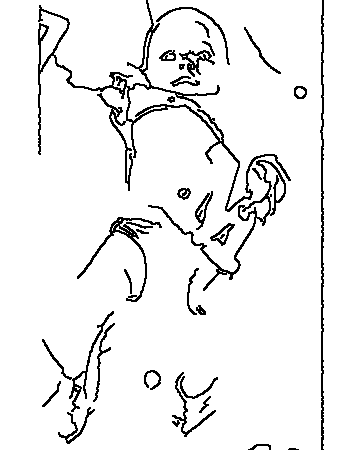
#> input picture tools/traced/level1_strong.png, 360 x 450 px
$ python photo_to_svg.py traced/level1_strong.png
#> lines starting #> are read from the running program, lines starting #| are printed output that depends on the picture; after the words box and inside, x2 and y2 are one past the last pixel; in counts of white or black regions, pixels touching at a corner belong together
"""
Convert a photo to a pencil-sketch SVG using OpenCV edge detection + vtracer.
Generates multiple versions with different detail levels for comparison.
"""
import cv2
import numpy as np
import vtracer
import sys
import os

def load_and_resize(path, width=360, height=450):
    """Load image, resize to fit SVG canvas maintaining aspect ratio, pad if needed."""
#> called with path = 'traced/level1_strong.png', width = 360, height = 450
    img = cv2.imread(path)
#> img is the input picture: shape (450, 360, 3); 93.6% white; black in thin lines or dots, all inside (x1, y1, x2, y2) = (38, 0, 324, 450)
    if img is None:
        raise FileNotFoundError(f"Cannot load: {path}")

    h, w = img.shape[:2]
#> h = 450; w = 360
    target_ratio = width / height
    img_ratio = w / h
#> img_ratio = 0.8

    if img_ratio > target_ratio:
        # Image is wider — fit to width, pad top/bottom
        new_w = width
        new_h = int(width / img_ratio)
    else:
        # Image is taller — fit to height, pad left/right
        new_h = height
        new_w = int(height * img_ratio)
#> new_w = 360

    resized = cv2.resize(img, (new_w, new_h), interpolation=cv2.INTER_AREA)

    # Center on white canvas
    canvas = np.ones((height, width, 3), dtype=np.uint8) * 255
    y_off = (height - new_h) // 2
    x_off = (width - new_w) // 2
#> x_off = 0
    canvas[y_off:y_off+new_h, x_off:x_off+new_w] = resized

    return canvas

def sketch_adaptive(img, block_size=11, C=4):
    """Adaptive threshold on grayscale — good for line art."""
#> called with block_size = 11, C = 3
    gray = cv2.cvtColor(img, cv2.COLOR_BGR2GRAY)
    # Light blur to reduce noise
    gray = cv2.GaussianBlur(gray, (3, 3), 0)
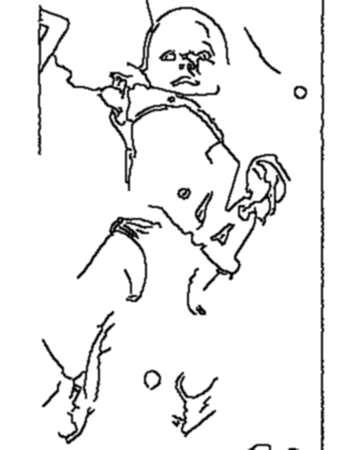
#> gray: shape (450, 360); min 0, max 255, mean 238.6
    # Adaptive threshold: white lines on black bg
    thresh = cv2.adaptiveThreshold(gray, 255, cv2.ADAPTIVE_THRESH_GAUSSIAN_C,
                                    cv2.THRESH_BINARY, block_size, C)
    return thresh

def sketch_canny(img, low=30, high=100):
    """Canny edge detection — clean contour lines."""
#> called with low = 30, high = 90
    gray = cv2.cvtColor(img, cv2.COLOR_BGR2GRAY)
    gray = cv2.GaussianBlur(gray, (5, 5), 0)
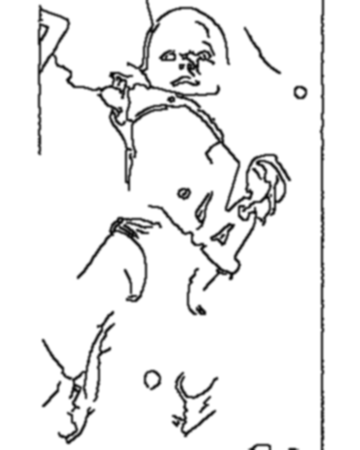
#> gray: shape (450, 360); min 5, max 255, mean 238.6
    edges = cv2.Canny(gray, low, high)
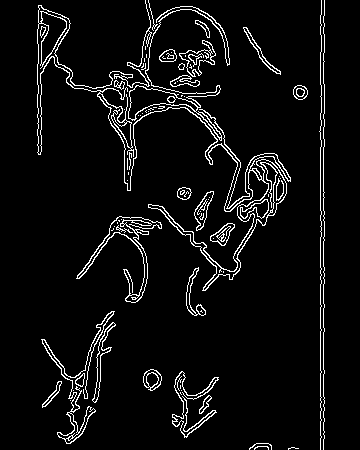
#> edges: shape (450, 360); 5.6% white in thin lines or dots, all inside (x1, y1, x2, y2) = (37, 0, 325, 450)
    # Invert: black lines on white bg
    result = 255 - edges
    # Dilate slightly to thicken lines
    kernel = np.ones((2, 2), np.uint8)
    result = cv2.erode(result, kernel, iterations=1)
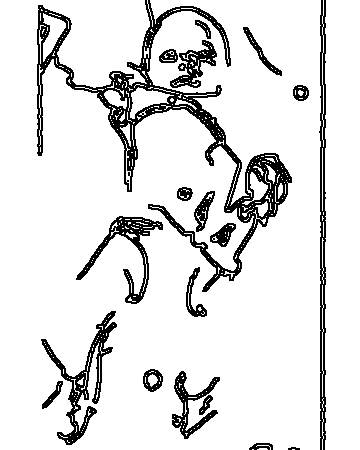
#> result: shape (450, 360); 88.3% white; black in thin lines or dots, all inside (x1, y1, x2, y2) = (37, 0, 326, 450)
    return result

def sketch_pencil(img):
    """OpenCV pencil sketch effect."""
    gray = cv2.cvtColor(img, cv2.COLOR_BGR2GRAY)
    inv = 255 - gray
    blur = cv2.GaussianBlur(inv, (21, 21), 0)
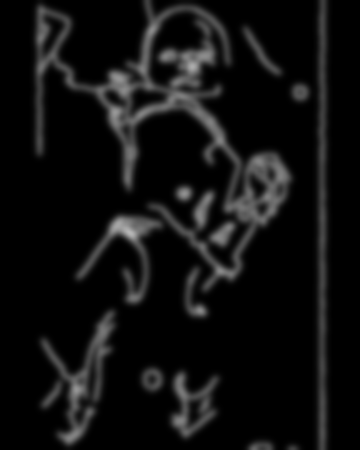
#> blur: shape (450, 360); min 0, max 183, mean 16.4
    sketch = cv2.divide(gray, 255 - blur, scale=256)
    # Threshold to clean up
    _, clean = cv2.threshold(sketch, 220, 255, cv2.THRESH_BINARY)
    return clean

def sketch_combined(img):
    """Combine adaptive threshold + canny for best detail."""
    adapt = sketch_adaptive(img, block_size=13, C=3)
#> in sketch_adaptive (call 2), `thresh = cv2.adaptiveThreshold(gray, 255, cv2.ADAPTIVE_THRESH_GAUSSIAN..`: thresh: shape (450, 360); 92.9% white; black in thin lines or dots, all inside (x1, y1, x2, y2) = (37, 0, 324, 450)
    canny = sketch_canny(img, low=25, high=80)
    # Combine: pixel is white only if BOTH say white (intersection of edges)
    combined = cv2.bitwise_and(adapt, canny)
#> combined: shape (450, 360); 86.5% white; 19 black regions, largest, box (x1, y1, x2, y2) and area: (37, 0, 292, 292) 10524, (319, 0, 326, 450) 2339, (41, 310, 117, 445) 2252
    # Clean up small noise
    kernel = np.ones((2, 2), np.uint8)
    combined = cv2.morphologyEx(combined, cv2.MORPH_CLOSE, kernel)
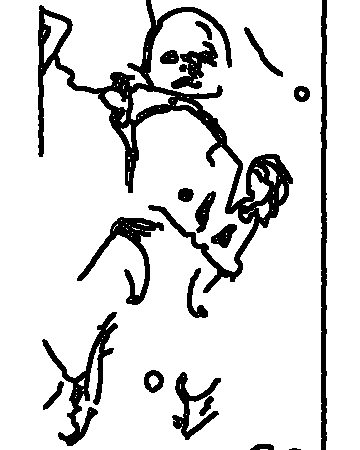
#> combined: shape (450, 360); 86.5% white; 19 black regions (1 under 20 px), largest, box (x1, y1, x2, y2) and area: (38, 0, 293, 293) 10528, (320, 0, 327, 450) 2339, (42, 312, 118, 446) 2249
    return combined

def bitmap_to_svg(bmp_path, svg_path, mode='polygon', filter_speckle=4,
                   color_precision=6, corner_threshold=60, segment_length=3.5,
                   splice_threshold=45):
    """Use vtracer to convert bitmap to SVG."""
    vtracer.convert_image_to_svg_py(
        bmp_path, svg_path,
        colormode='binary',
        hierarchical='stacked',
        mode=mode,
        filter_speckle=filter_speckle,
        color_precision=color_precision,
        corner_threshold=corner_threshold,
        length_threshold=segment_length,
        splice_threshold=splice_threshold,
        path_precision=2
    )

def main():
    photo_path = sys.argv[1] if len(sys.argv) > 1 else "www/img/miguel-bebe.jpeg"
    out_dir = "tools/traced"
    os.makedirs(out_dir, exist_ok=True)

    print(f"Loading {photo_path}...")
    img = load_and_resize(photo_path, 360, 450)
    cv2.imwrite(os.path.join(out_dir, "resized.png"), img)

    # Generate different sketch styles
    sketches = {
        "adaptive": sketch_adaptive(img, block_size=11, C=3),
        "canny": sketch_canny(img, low=30, high=90),
        "pencil": sketch_pencil(img),
        "combined": sketch_combined(img),
        # More detail versions
        "adaptive_detail": sketch_adaptive(img, block_size=7, C=2),
        "canny_detail": sketch_canny(img, low=20, high=60),
    }
#> call 3 of sketch_adaptive, with block_size = 7, C = 2
#> in sketch_adaptive (call 3), `thresh = cv2.adaptiveThreshold(gray, 255, cv2.ADAPTIVE_THRESH_GAUSSIAN..`:
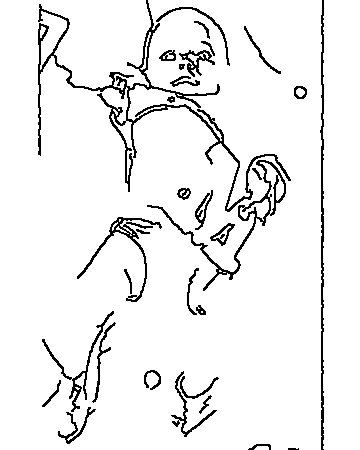
#> thresh: shape (450, 360); 93.6% white; black in thin lines or dots, all inside (x1, y1, x2, y2) = (38, 0, 324, 450)

    for name, sketch in sketches.items():
        bmp_path = os.path.join(out_dir, f"sketch_{name}.png")
        svg_path = os.path.join(out_dir, f"traced_{name}.svg")
        cv2.imwrite(bmp_path, sketch)
        print(f"  Tracing {name}...")
        bitmap_to_svg(bmp_path, svg_path,
                      filter_speckle=4 if 'detail' not in name else 2,
                      segment_length=3.5 if 'detail' not in name else 2.0)

        # Count paths in SVG
        with open(svg_path, 'r') as f:
            content = f.read()
            path_count = content.count('<path')
            print(f"    {name}: {path_count} paths, {len(content)} bytes")
#> this loop made 1 pass
#> name on pass 1: 'adaptive'
#> (printed output is left out)

    print(f"\nAll outputs in {out_dir}/")
    print("Inspect the sketch PNGs and traced SVGs to pick the best one.")

if __name__ == '__main__':
#> (the run stopped early here; a loop or call above may not have finished)

$ run again, on tools/traced/level3_fine.png
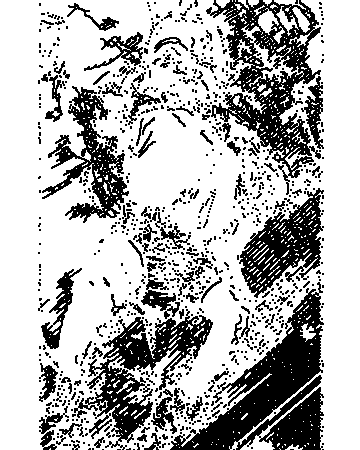
#> input picture tools/traced/level3_fine.png, 360 x 450 px
#> in load_and_resize, img is the input picture: shape (450, 360, 3); 70.6% white; 847 black regions (717 under 20 px), largest, box (x1, y1, x2, y2) and area: (170, 282, 324, 450) 10005, (206, 0, 321, 195) 8015, (74, 309, 213, 450) 5780
#> thresh: shape (450, 360); 72.8% white; 627 black regions (414 under 20 px), largest, box (x1, y1, x2, y2) and area: (206, 0, 325, 197) 7171, (170, 276, 325, 450) 6256, (71, 305, 213, 450) 5116
#> edges: shape (450, 360); 17.9% white in thin lines or dots, all inside (x1, y1, x2, y2) = (37, 0, 325, 450)
#> in sketch_pencil, `blur = cv2.GaussianBlur(inv, (21, 21), 0)`:
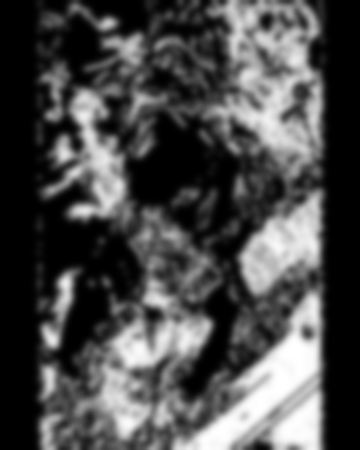
#> blur: shape (450, 360); min 0, max 255, mean 74.9
#> thresh: shape (450, 360); 72.2% white; 580 black regions (355 under 20 px), largest, box (x1, y1, x2, y2) and area: (206, 0, 325, 197) 7277, (170, 276, 325, 450) 6593, (71, 305, 213, 450) 5205
#> in sketch_adaptive (call 3), `thresh = cv2.adaptiveThreshold(gray, 255, cv2.ADAPTIVE_THRESH_GAUSSIAN..`:
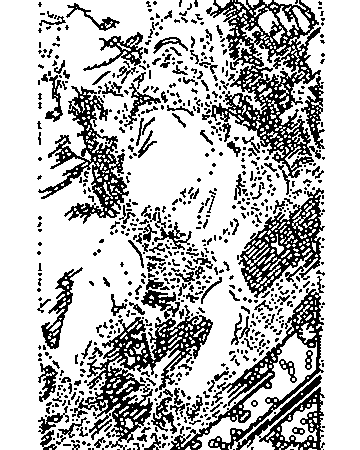
#> thresh: shape (450, 360); 73.9% white; black in thin lines or dots, all inside (x1, y1, x2, y2) = (37, 0, 325, 450)
#> the loop in main, `for name, sketch in sketches.items():` made 1 pass
#> name on pass 1: 'adaptive'
#> (printed output is left out)

$ run again, on tools/traced/sketch_adaptive.png
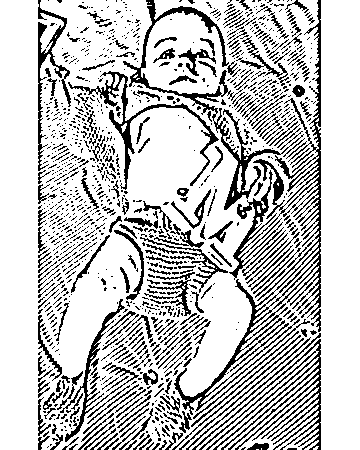
#> input picture tools/traced/sketch_adaptive.png, 360 x 450 px
#> in load_and_resize, img is the input picture: shape (450, 360, 3); 77.4% white; black in thin lines or dots, all inside (x1, y1, x2, y2) = (38, 0, 321, 450)
#> thresh: shape (450, 360); 73.4% white; black in thin lines or dots, all inside (x1, y1, x2, y2) = (37, 0, 321, 450)
#> edges: shape (450, 360); 22% white in thin lines or dots, all inside (x1, y1, x2, y2) = (37, 0, 322, 450)
#> in sketch_pencil, `blur = cv2.GaussianBlur(inv, (21, 21), 0)`:
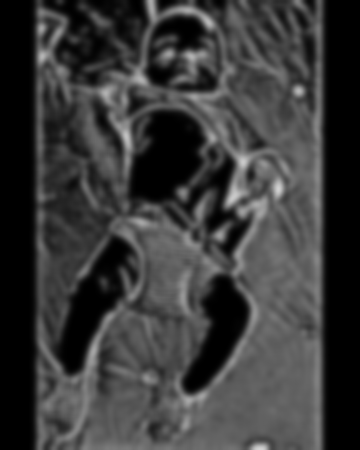
#> blur: shape (450, 360); min 0, max 211, mean 57.6
#> in sketch_adaptive (call 3), `thresh = cv2.adaptiveThreshold(gray, 255, cv2.ADAPTIVE_THRESH_GAUSSIAN..`:
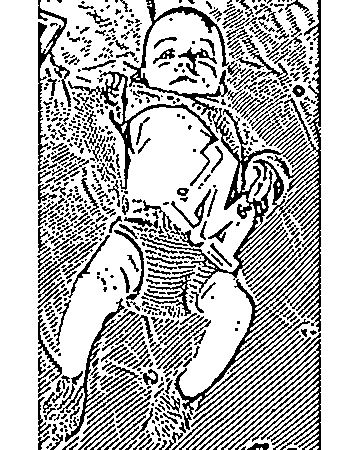
#> thresh: shape (450, 360); 73.6% white; black in thin lines or dots, all inside (x1, y1, x2, y2) = (37, 0, 321, 450)
#> the loop in main, `for name, sketch in sketches.items():` made 1 pass
#> name on pass 1: 'adaptive'
#> (printed output is left out)
